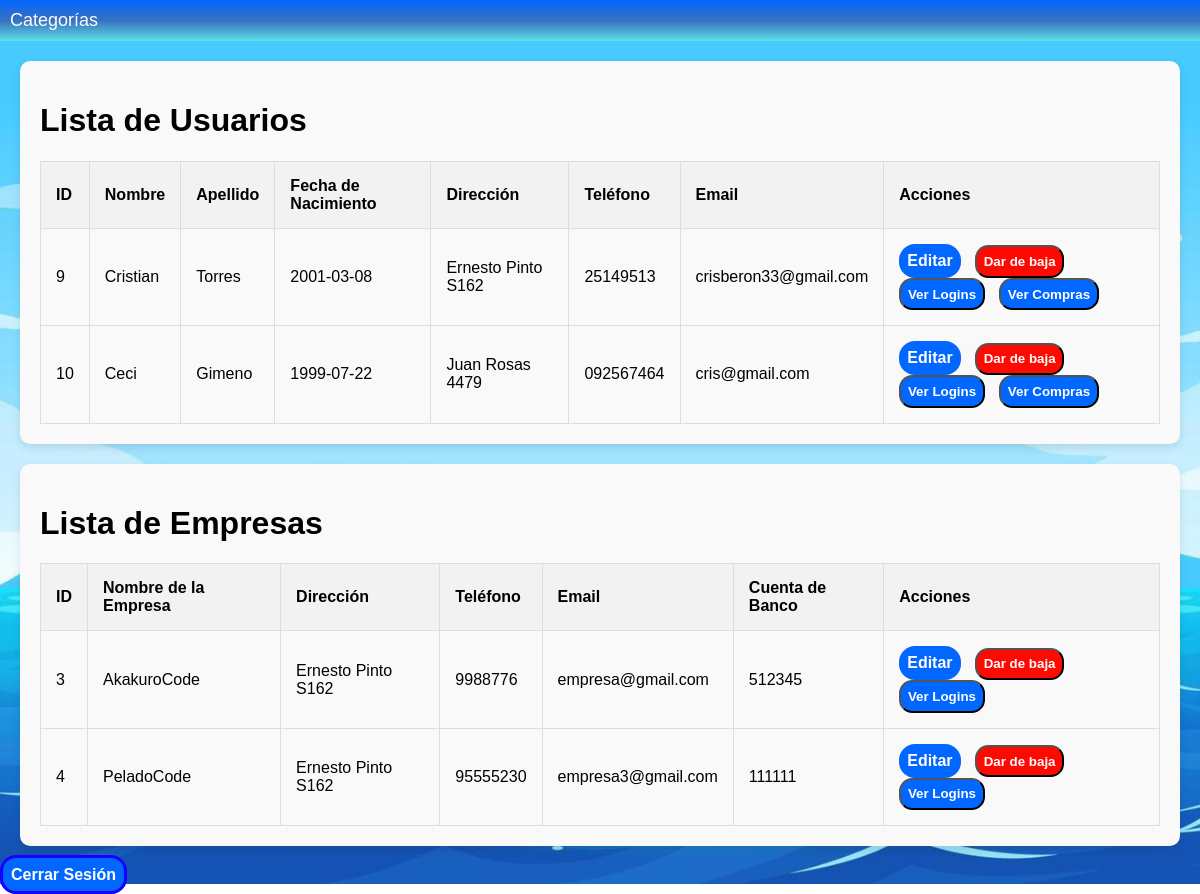
/sigto/views/listarUsuarios.php (signed in), run on the app's committed database.
### tables this page shows
CREATE TABLE `cliente` (
  `idus` int(11) NOT NULL,
  `nombre` varchar(15) NOT NULL,
  `apellido` varchar(15) NOT NULL,
  `fecnac` date NOT NULL,
  `direccion` varchar(30) NOT NULL,
  `telefono` varchar(18) NOT NULL,
  `email` varchar(30) NOT NULL,
  `passw` varchar(255) DEFAULT NULL,
  `activo` enum('si','no') NOT NULL DEFAULT 'si'
);

CREATE TABLE `empresa` (
  `idemp` int(11) NOT NULL,
  `nombre` varchar(15) NOT NULL,
  `direccion` varchar(50) NOT NULL,
  `telefono` int(15) NOT NULL,
  `email` varchar(30) NOT NULL,
  `passw` varchar(255) NOT NULL,
  `cuentabanco` int(15) NOT NULL,
  `activo` enum('si','no') NOT NULL DEFAULT 'si'
);

### sigto/models/Usuario.php (called while the page is built, shortened)
<?php
require_once __DIR__ . '/../config/Database.php';
class Usuario {
    private $conn;
    private $table_name = "cliente";
    public function __construct() {
        $database = new Database('user');
        $this->conn = $database->getConnection();
    }
    public function readAll() {
        $query = "SELECT * FROM " . $this->table_name;
        $result = $this->conn->query($query);
        return $result;
}
}
?>

### sigto/config/Database.php (called while the page is built, shortened)
<?php
class Database {
    private $host = "127.0.0.1";
    private $db_name = "oceantrade";
    private $username;
    private $password;
    public function __construct($role = 'guest') {
        switch ($role) {
            case 'admin':
                $this->username = 'dba_user';
                $this->password = 'password_dba';
                break;
            case 'user':
                $this->username = 'app_user';
                $this->password = 'password_app';
                break;
        }
    }
    public function getConnection() {
        $this->conn = null;
        try {
            $this->conn = new mysqli($this->host, $this->username, $this->password, $this->db_name);
        } catch (Exception $e) {
            echo $e->getMessage();
        }
        return $this->conn;
    }
}

### sigto/controllers/UsuarioController.php (called while the page is built, shortened)
<?php
require_once __DIR__ . '/../models/Usuario.php';
class UsuarioController {
    public function readAll() {
        $usuario = new Usuario();
        $result = $usuario->readAll();
        return $result;
    }
}

### sigto/models/Empresa.php (called while the page is built, shortened)
<?php
require_once __DIR__ . '/../config/Database.php';
class Empresa {
    private $conn;
    private $table_name = "empresa";
    public function __construct() {
        $database = new Database('user');
        $this->conn = $database->getConnection();
    }
    public function readAll() {
        $query = "SELECT * FROM " . $this->table_name;
        $result = $this->conn->query($query);
        return $result;
    }
}
?>

### sigto/controllers/EmpresaController.php (called while the page is built, shortened)
<?php
require_once __DIR__ . '/../models/Empresa.php';
class EmpresaController {
    public function readAll() {
        $empresa = new Empresa();
        $result = $empresa->readAll();
        return $result;
    }
}
?>

### sigto/views/listarUsuarios.php (the view, shortened to what this page needs)
<?php
require_once __DIR__ . '/../controllers/UsuarioController.php';
require_once __DIR__ . '/../controllers/EmpresaController.php';
$usuarioController = new UsuarioController();
$usuarios = $usuarioController->readAll();
$empresaController = new EmpresaController();
$empresas = $empresaController->readAll();
?>
<!DOCTYPE html>
<html lang="es">
<head>
    <link rel="stylesheet" href="/sigto/assets/css/style.css">
    <link rel="stylesheet" href="/sigto/assets/css/admin.css">
</head>
<body>
<nav class="navbar">
    <ul class="nav-menu">
        <li class="nav-item dropdown">
            <a href="#" class="nav-link">Categorías</a>
        </li>
    </ul>
</nav>
<div class="panel-gestion">
    <h1>Lista de Usuarios</h1>
    <table>
        <thead>
            <tr>
                <th>ID</th>
                <th>Nombre</th>
                <th>Apellido</th>
                <th>Fecha de Nacimiento</th>
                <th>Dirección</th>
                <th>Teléfono</th>
                <th>Email</th>
                <th>Acciones</th>
            </tr>
        </thead>
        <tbody>
            <?php if ($usuarios && $usuarios->num_rows > 0): ?>
                <?php while ($usuario = $usuarios->fetch_assoc()): ?>
                    <tr>
                        <td><?php echo $usuario['idus']; ?></td>
                        <td><?php echo $usuario['nombre']; ?></td>
                        <td><?php echo $usuario['apellido']; ?></td>
                        <td><?php echo $usuario['fecnac']; ?></td>
                        <td><?php echo $usuario['direccion']; ?></td>
                        <td><?php echo $usuario['telefono']; ?></td>
                        <td><?php echo $usuario['email']; ?></td>
                        <td>
                            <a id="editar" class="btn" href="/sigto/index.php?action=edit&idus=<?php echo $usuario['idus']; ?>">Editar</a>
                            <?php if ($usuario['activo'] == 'si'): ?>
                            <button class="btn-baja" onclick="cambiarEstadoUsuario(<?php echo $usuario['idus']; ?>, 'no')">Dar de baja</button>
                            <?php else: ?>
                            <button class="btn-alta" onclick="cambiarEstadoUsuario(<?php echo $usuario['idus']; ?>, 'si')">Dar de alta</button>
                            <?php endif; ?>
                            <button class="btn view-logins-btn" onclick="toggleMenu(<?php echo $usuario['idus']; ?>)">Ver Logins</button>
                            <button class="btn view-compras-btn" onclick="toggleCompras(<?php echo $usuario['idus']; ?>)">Ver Compras</button>
                        </td>
                    </tr>
                <?php endwhile; ?>
            <?php else: ?>
                <tr>
                    <td colspan="8">No hay usuarios registrados.</td>
                </tr>
            <?php endif; ?>
        </tbody>
    </table>
</div>
<div class="panel-gestion">
    <h1>Lista de Empresas</h1>
    <table>
        <thead>
            <tr>
                <th>ID</th>
                <th>Nombre de la Empresa</th>
                <th>Dirección</th>
                <th>Teléfono</th>
                <th>Email</th>
                <th>Cuenta de Banco</th>
                <th>Acciones</th>
            </tr>
        </thead>
        <tbody>
            <?php if ($empresas && $empresas->num_rows > 0): ?>
                <?php while ($empresa = $empresas->fetch_assoc()): ?>
                    <tr>
                        <td><?php echo $empresa['idemp']; ?></td>
                        <td><?php echo $empresa['nombre']; ?></td>
                        <td><?php echo $empresa['direccion']; ?></td>
                        <td><?php echo $empresa['telefono']; ?></td>
                        <td><?php echo $empresa['email']; ?></td>
                        <td><?php echo $empresa['cuentabanco']; ?></td>
                        <td>
                            <a id="editar" class="btn" href="/sigto/index.php?action=edit2&idemp=<?php echo $empresa['idemp']; ?>">Editar</a>
                            <?php if ($empresa['activo'] == 'si'): ?>
                            <button class="btn-baja" onclick="cambiarEstadoEmpresa(<?php echo $empresa['idemp']; ?>, 'no')">Dar de baja</button>
                            <?php else: ?>
                            <button class="btn-alta" onclick="cambiarEstadoEmpresa(<?php echo $empresa['idemp']; ?>, 'si')">Dar de alta</button>
                            <?php endif; ?>
                            <button class="btn view-logins-btn" onclick="toggleEmpresaMenu(<?php echo $empresa['idemp']; ?>)">Ver Logins</button>
                        </td>
                    </tr>
                <?php endwhile; ?>
            <?php else: ?>
                <tr>
                    <td colspan="7">No hay empresas registradas.</td>
                </tr>
            <?php endif; ?>
        </tbody>
    </table>
</div>
<a id="logout" class="btn" href="/sigto/index.php?action=logout">Cerrar Sesión</a>
</body>
</html>
</body>
</html>

### sigto/assets/css/style.css (style rules this page uses)
:root { --azuloscuro: #0267FF; --azulmedio: #3871C1; --azulclaro: #51Aee5; --turquesa: #5CE1E6; }
body { font-family: Arial, Helvetica, sans-serif, sans-serif; margin: 0; padding: 0; background-image: url('../images/ocean\ background.jpg'); background-size:cover; background-repeat: no-repeat; background-position: center; }
.navbar { background: linear-gradient(to top , var(--turquesa) ,var(--azulmedio),var(--azuloscuro)) !important; }
button { background-color: var(--azuloscuro); color: white; }

### sigto/assets/css/admin.css (style rules this page uses)
.navbar { background-color: #333; padding: 10px; }
.nav-menu { list-style-type: none; margin: 0; padding: 0; display: flex; }
.nav-item { margin-right: 20px; position: relative; }
.nav-link { color: rgb(252, 252, 252); text-decoration: none; font-size: 18px; }
.panel-gestion { padding: 20px; background-color: #f9f9f9; border-radius: 10px; box-shadow: 0 4px 8px rgba(0, 0, 0, 0.1); margin: 20px; }
table { width: 100%; border-collapse: collapse; margin-top: 20px; }
table, th, td { border: 1px solid #ddd; }
th, td { padding: 15px; text-align: left; }
th { background-color: #f2f2f2; }
#editar, #eliminar, .view-logins-btn, .view-compras-btn { text-decoration: none; background-color: #0267FF; color: white; border-radius: 1em; padding: 0.5em; font-weight: bold; display: inline-block; width: auto; margin-right: 10px; text-align: center; }
#logout { text-decoration: none; text-align: center; color: white; font-weight: bold; background-color: #0267FF; border: 3px solid #1900ff; border-radius: 1em; margin-top: 1em; padding: 0.5em; width: 100%; }
.btn-baja { background-color: #ff0a02; border-radius: 1em; padding: 0.5em; font-weight: bold; color: white; text-decoration: none; display: inline-block; width: auto; margin-right: 10px; text-align: center; }

### data on the page
cliente: idus "9", nombre "Cristian", apellido "Torres", fecnac "2001-03-08", direccion "Ernesto Pinto S162", telefono "25149513", email "crisberon33@gmail.com"
cliente: idus "10", nombre "Ceci", apellido "Gimeno", fecnac "1999-07-22", direccion "Juan Rosas 4479", telefono "092567464", email "cris@gmail.com"
empresa: idemp "3", nombre "AkakuroCode", direccion "Ernesto Pinto S162", telefono "9988776", email "empresa@gmail.com", cuentabanco "512345"
empresa: idemp "4", nombre "PeladoCode", direccion "Ernesto Pinto S162", telefono "95555230", email "empresa3@gmail.com", cuentabanco "111111"
